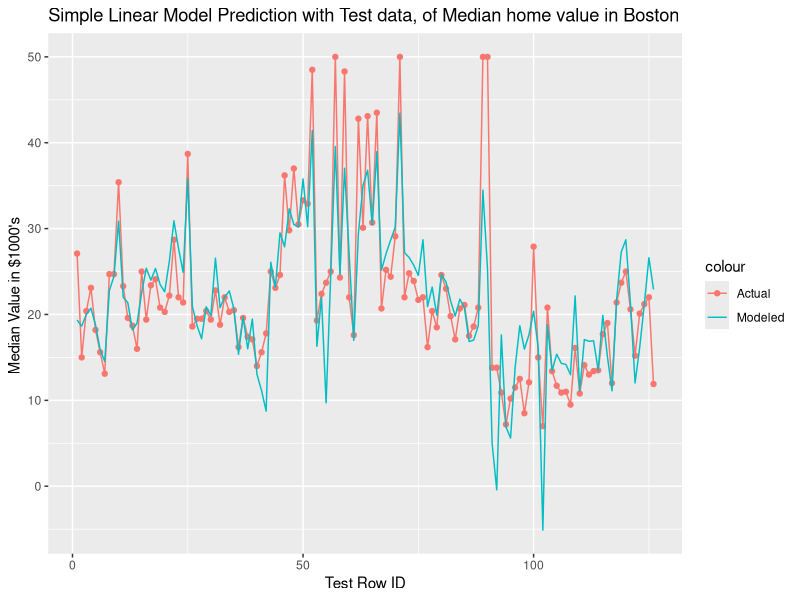
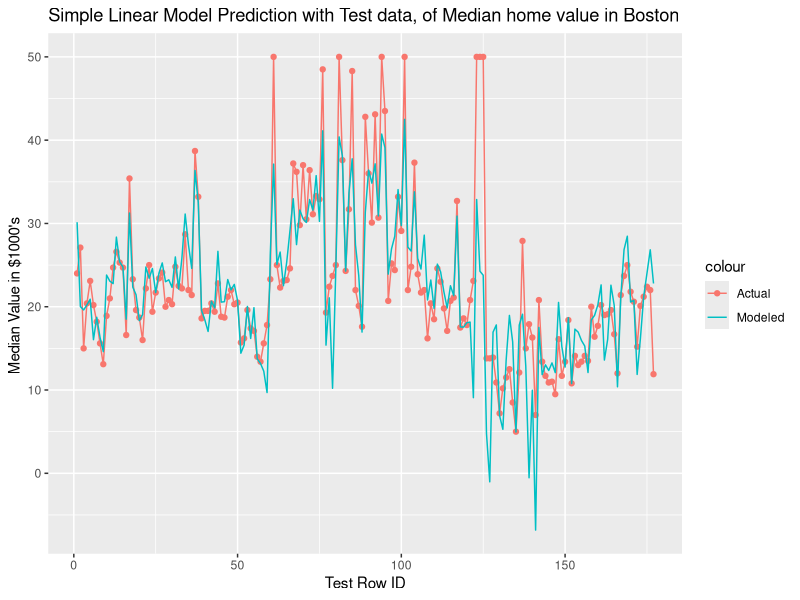

Write R code to recreate these figures, in order.
## ---- chunk 1
knitr::opts_chunk$set(echo = TRUE)
library(MASS)
library(ggplot2)
## ---- chunk 2
  
  bosHouseData <- Boston
  sliderPCT <- 0.75
  seed <- 1000
  set.seed(seed)
  
  train_rows <- sample(nrow(Boston), round(nrow(bosHouseData) * sliderPCT))
  trainSet <- Boston[train_rows, ]
  testSet <- Boston[-train_rows, ]
  
  mdl <- lm(medv ~ .,data=trainSet)
  p.medv <- predict(mdl, newdata=testSet)
  rid <- 1:nrow(testSet)
  ndf <- data.frame(id=rid, obs = testSet$medv, pred=p.medv)

  resultSum <- summary(mdl)
  result <- paste0("Test R Squared: ", resultSum$r.squared)
  print(result)
  
  baseplot = ggplot(data=ndf,aes(x=id,y=obs,group=1,color="Actual"))
  plot = baseplot + geom_line() + geom_point()
  plot = plot + geom_line(aes(id,pred,color="Modeled"))
  plot = plot + ggtitle("Simple Linear Model Prediction with Test data, of Median home value in Boston")
  plot = plot + xlab("Test Row ID") + ylab("Median Value in $1000's ")
  print(plot)

  
## ---- chunk 3
  
  bosHouseData <- Boston
  sliderPCT <- 0.65
  seed <- 1000
  set.seed(seed)
  
  train_rows <- sample(nrow(Boston), round(nrow(bosHouseData) * sliderPCT))
  trainSet <- Boston[train_rows, ]
  testSet <- Boston[-train_rows, ]
  
  mdl <- lm(medv ~ .,data=trainSet)
  p.medv <- predict(mdl, newdata=testSet)
  rid <- 1:nrow(testSet)
  ndf <- data.frame(id=rid, obs = testSet$medv, pred=p.medv)

  resultSum <- summary(mdl)
  result <- paste0("Test R Squared: ", resultSum$r.squared)
  print(result)
  
  baseplot = ggplot(data=ndf,aes(x=id,y=obs,group=1,color="Actual"))
  plot = baseplot + geom_line() + geom_point()
  plot = plot + geom_line(aes(id,pred,color="Modeled"))
  plot = plot + ggtitle("Simple Linear Model Prediction with Test data, of Median home value in Boston")
  plot = plot + xlab("Test Row ID") + ylab("Median Value in $1000's ")
  print(plot)

  
